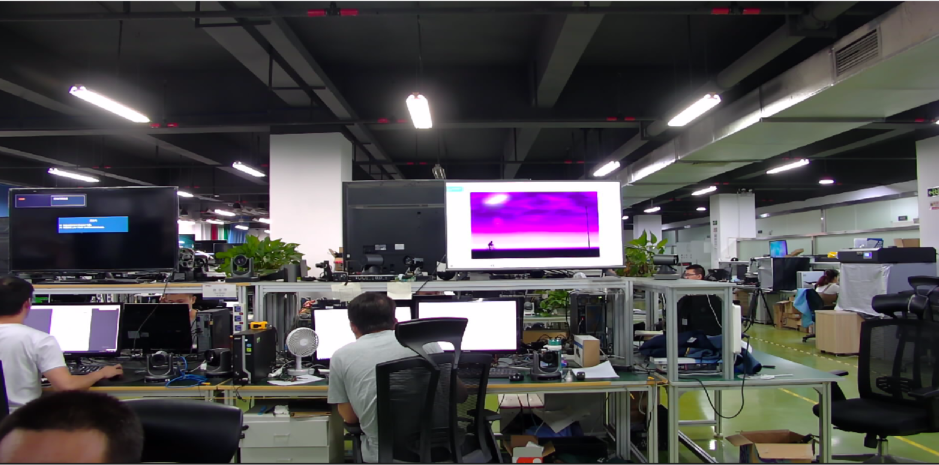
//> input picture mytracking/001.png, 1877 x 929 px (shown at 1/2 size)
$ ./pyramid 001.png   (built with g++ and OpenCV 4, the #if around main switched on)
//> lines starting //> are read from the running program, lines starting //| are printed output that depends on the picture
/*
 *@使用opencv的接口显示效果，然后实现该函数对比
 */
/*
 *@pydonw 的过程:
 *1) 这个过程是先用高斯模糊图像
 *2) 去掉偶数的行和列
 */
/*
 Robert[2][2]={
 {+1,0},
 {0,-1}}

 Robert[2][2]={
 {0,+1},
 {-1,0}
 }


 Sobel[3][3]={
 {-1,0,1},
 {-2,0,2},
 {-1,0,1}
 }

 ={
 {-1,-2,-1},
 {0,  0, 0},
 {1,  2, 1}
 }

 Laplance[3][3]={
 {0,-1, 0},
 {-1,4,-1},
 {0,-1, 0}
 }
 */
#include <opencv2/opencv.hpp>
#include <iostream>
using namespace cv;
using namespace std;

// [4 lines of commented-out code are left out]

using namespace std;
using namespace cv;

void print_img_vec2s( const Mat& img ){
    int i = 0;
    for (auto it = img.begin<short>(); it != img.end<short>(); ++it){
        i++;
        std::cout << int((*it)) << " ";
        if( i%img.cols == 0 ) cout << endl;
    }
}

#if 0

int main(int argc,char *argv[])
{
 Mat image=imread(argv[1],0);
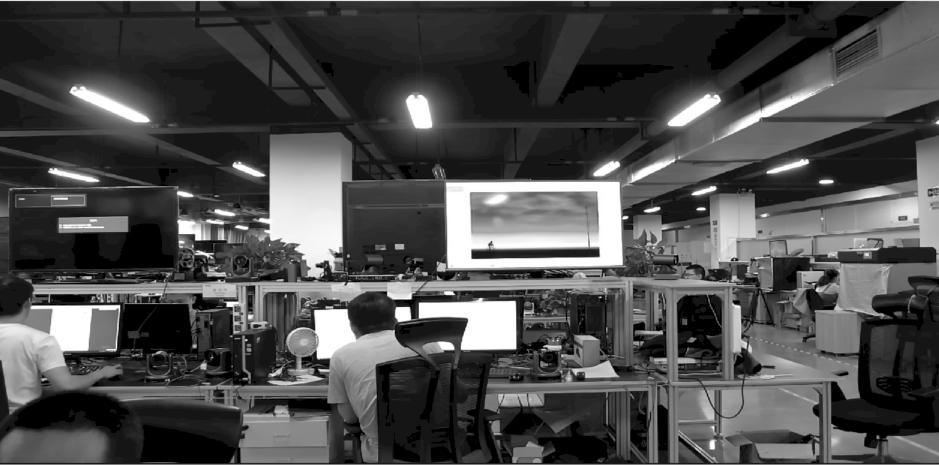
//> image: 929 rows x 1877 cols, CV_8UC1 (shown at 1/2 size); min 0, max 255, mean 75.4
 Mat imageX=Mat::zeros(image.size(),CV_16SC1);
 Mat imageY=Mat::zeros(image.size(),CV_16SC1);
 Mat imageXY=Mat::zeros(image.size(),CV_16SC1);
 Mat imageX8UC;
 Mat imageY8UC;
 Mat imageXY8UC;
 if(!image.data)
 {
  return -1;
 }
 GaussianBlur(image,image,Size(3,3),0);
 uchar *P=image.data;
 uchar *PX=imageX.data;
 uchar *PY=imageY.data;
 int step=image.step;
//> step = 1877
 int stepXY=imageX.step;
//> stepXY = 3754
 for(int i=1;i<image.rows-1;i++)
 {
  for(int j=1;j<image.cols-1;j++)
  {
   //通过指针遍历图像上每一个像素
   PX[i*imageX.step+j*(stepXY/step)]=abs(P[(i-1)*step+j+1]+P[i*step+j+1]*2+P[(i+1)*step+j+1]-P[(i-1)*step+j-1]-P[i*step+j-1]*2-P[(i+1)*step+j-1]);
   PY[i*imageX.step+j*(stepXY/step)]=abs(P[(i+1)*step+j-1]+P[(i+1)*step+j]*2+P[(i+1)*step+j+1]-P[(i-1)*step+j-1]-P[(i-1)*step+j]*2-P[(i-1)*step+j+1]);
  }
 }
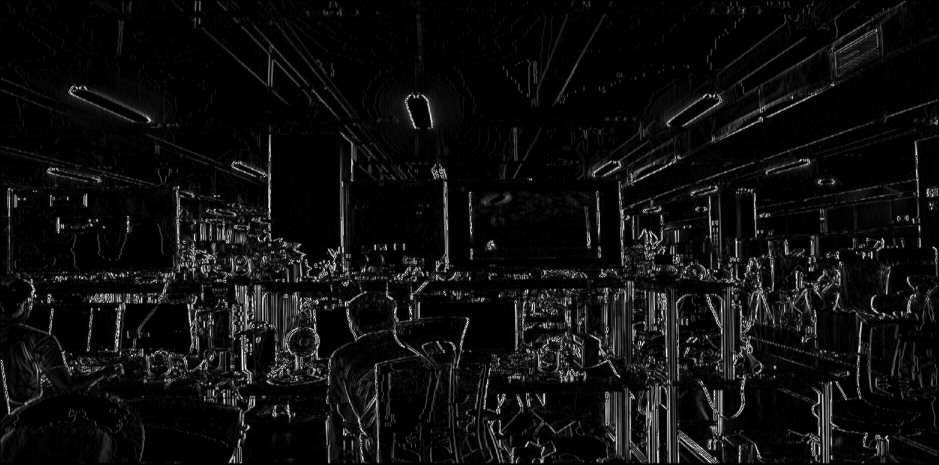
//> imageX: 929 rows x 1877 cols, CV_16SC1 (shown at 1/2 size); min 0, max 255, mean 14.6
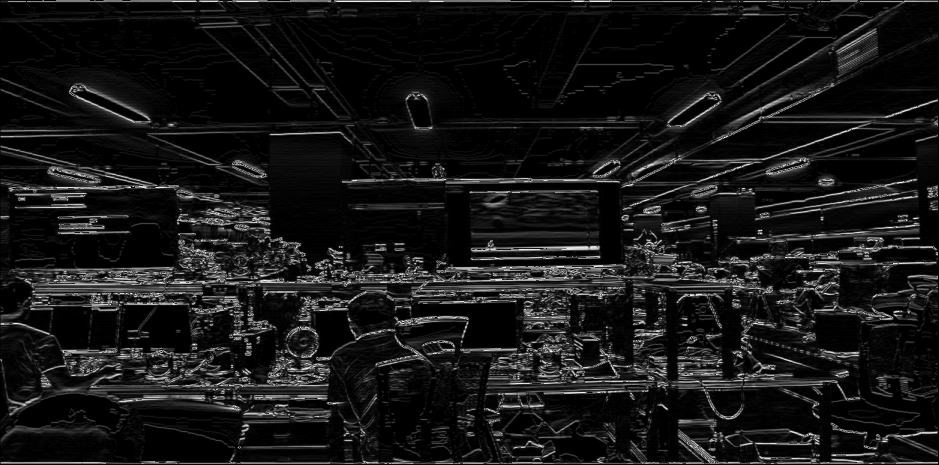
//> imageY: 929 rows x 1877 cols, CV_16SC1 (shown at 1/2 size); min 0, max 255, mean 22.8
 addWeighted(imageX,0.5,imageY,0.5,0,imageXY);//融合X、Y方向
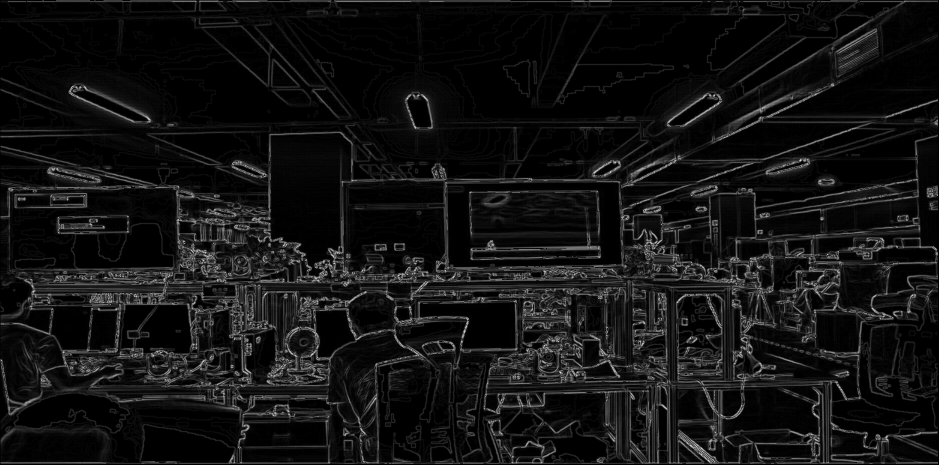
//> imageXY: 929 rows x 1877 cols, CV_16SC1 (shown at 1/2 size); min 0, max 253, mean 18.7
 convertScaleAbs(imageX,imageX8UC);
 convertScaleAbs(imageY,imageY8UC);
 convertScaleAbs(imageXY,imageXY8UC);   //转换为8bit图像

 Mat imageSobel;
 Sobel(image,imageSobel,CV_8UC1,1,1); //Opencv的Sobel函数
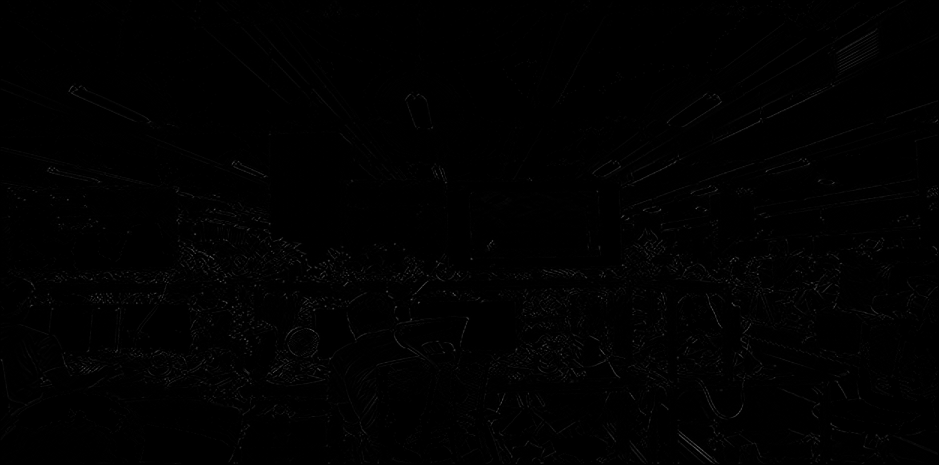
//> imageSobel: 929 rows x 1877 cols, CV_8UC1 (shown at 1/2 size); min 0, max 112, mean 1.2

 imshow("Source Image",image);
 imshow("X Direction",imageX8UC);
 imshow("Y Direction",imageY8UC);
 imshow("XY Direction",imageXY8UC);
 imshow("Opencv Soble",imageSobel);
 while( waitKey(10) != 'q' ){}
//> the 'q' key is pressed
 return 0;
}

#else
void mySoble( const Mat& src, Mat& dst ){
  if( src.type() != CV_8UC1 ){
      cout << "src type error!"<<endl;
      return;
  }
  Mat srcImg = src.clone();
  Mat imgX  = Mat::zeros( src.size(), CV_16SC1 );
  Mat imgY  = Mat::zeros( src.size(), CV_16SC1 );
  Mat imgXY  = Mat::zeros( src.size(), CV_16SC1 );
  Mat imgUx;
  Mat imgUy;
  Mat imgUxy;
  GaussianBlur( srcImg, srcImg, Size(3,3),0 );
  uchar* srcP = srcImg.data;
  uchar* X = imgX.data;
  uchar* Y = imgY.data;
  for( int i = 1; i < srcImg.rows-1; i++ ){
   for( int j = 1; j < srcImg.cols-1; j++ ){
    X[ i*imgX.step[0] + j*imgX.step[1] ] = abs(srcP[(i-1)*srcImg.step+(j-1)*(srcImg.step/srcImg.cols)]*(-1) + srcP[(i-1)*srcImg.step+(j+1)*(srcImg.step/srcImg.cols)]*(1) + srcP[(i)*srcImg.step+(j-1)*(srcImg.step/srcImg.cols)]*(-2) + srcP[(i)*srcImg.step+(j+1)*(srcImg.step/srcImg.cols)]*(2)
                                                          + srcP[(i+1)*srcImg.step+(j-1)*(srcImg.step/srcImg.cols)]*(-1) + srcP[(i+1)*srcImg.step+(j+1)*(srcImg.step/srcImg.cols)]*(1) );

    Y[ i*imgY.step[0] + j*imgY.step[1] ] = abs(srcP[(i-1)*srcImg.step+(j-1)*(srcImg.step/srcImg.cols)]*(-1) + srcP[(i-1)*srcImg.step+(j)*(srcImg.step/srcImg.cols)]*(-2) + srcP[(i-1)*srcImg.step+(j+1)*(srcImg.step/srcImg.cols)]*(-1) + srcP[(i+1)*srcImg.step+(j-1)*(srcImg.step/srcImg.cols)]*(1)
                                                         + srcP[(i+1)*srcImg.step+(j)*(srcImg.step/srcImg.cols)]*(2) + srcP[(i+1)*srcImg.step+(j+1)*(srcImg.step/srcImg.cols)]*(1) );
   }

  }
     // [4 lines of commented-out code are left out]
    addWeighted(imgX,0.5,imgX,0.5,0,imgXY);
    convertScaleAbs( imgXY, imgUxy );
    dst = imgUxy.clone();
    return;
}

template<typename T>
void prymid_( const Mat& src, Mat& dst ){
    T* srcptr          = NULL;
    T* dstptr          = NULL;

    int cn = src.channels();
    dst.create( src.rows/2, src.cols/2, src.type() );
    Mat temp = src.clone();
    GaussianBlur(temp,temp,Size(3,3),0);

    dstptr = (T*)dst.data;

    for(  int i = 0; i < src.rows; i += 2 ){
      for( int j = 0; j < src.cols; j += 2 ){
        srcptr = (T*)src.data + i*src.step[0] + j*src.step[1];
        switch( cn ){
          case 1:
            dstptr[0] = srcptr[0];
          break;

          case 2:
            dstptr[0] = srcptr[0];

            dstptr[1] = srcptr[1];
          break;

          case 3:
            dstptr[0] = srcptr[0];

            dstptr[1] = srcptr[1];

            dstptr[2] = srcptr[2];
          break;
        }
      }
    }

    return;

}

void myprymid( const Mat& src, Mat& dst ){
 void (*func)(  const Mat& src, Mat& dst  ) = NULL;
 switch( src.depth() ){
  case CV_8U:
      func = prymid_<uchar>;
  break;

  case CV_16U:
     func = prymid_<ushort>;
  break;
 }
 func( src, dst );
}

int main( int argc, char*argv[] ){
    Mat srcImage = imread( "./001.png", IMREAD_COLOR  ); //read as BGR
    if( srcImage.empty() ){
        cout << "read img error!!"<<endl;
        exit(1);
    }
    Mat oppyr1, oppyr2, oppyr3;

    Mat mm( 4, 4, CV_8UC3, Scalar_<uchar>(1,2,3) );
    Mat mmdst;
    myprymid( mm, mmdst );
    pyrDown( srcImage, oppyr1 );
    // imshow("pyr1",oppyr1);
    Mat prop( 4,5,CV_16UC3, Scalar(1,2,3) );
    pyrDown( oppyr1, oppyr2 );
    imshow("pyr2", oppyr2);
    Mat src_gray, grad_x, grad_y, dst;
    cvtColor( oppyr2, src_gray, COLOR_BGR2GRAY );
    mySoble( src_gray, dst );
    print_img_vec2s(dst);
    imshow("mysobel", dst);
    // Sobel( src_gray, grad_x,  )
    // pyrDown( oppyr2, oppyr3 );
    // imshow("pyr3", oppyr3);
    while( waitKey(100) != 'q' ){}
    return 0;
}

#endif

$ run again, with mytracking/002.png copied over mytracking/001.png
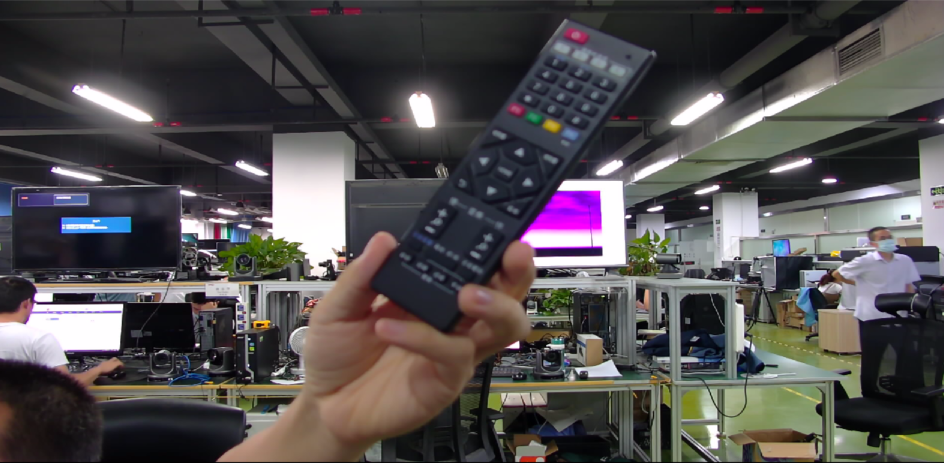
//> input picture mytracking/002.png, 1887 x 925 px (shown at 1/2 size)
//> after the loop `for(int i=1;i<image.rows-1;i++)`:
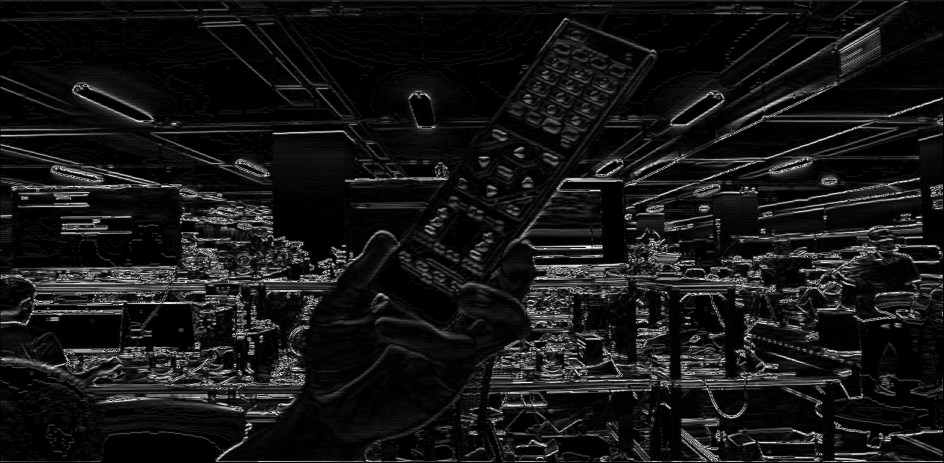
//> imageY: 925 rows x 1887 cols, CV_16SC1 (shown at 1/2 size); min 0, max 255, mean 22.1
//> `addWeighted(imageX,0.5,imageY,0.5,0,imageXY);`:
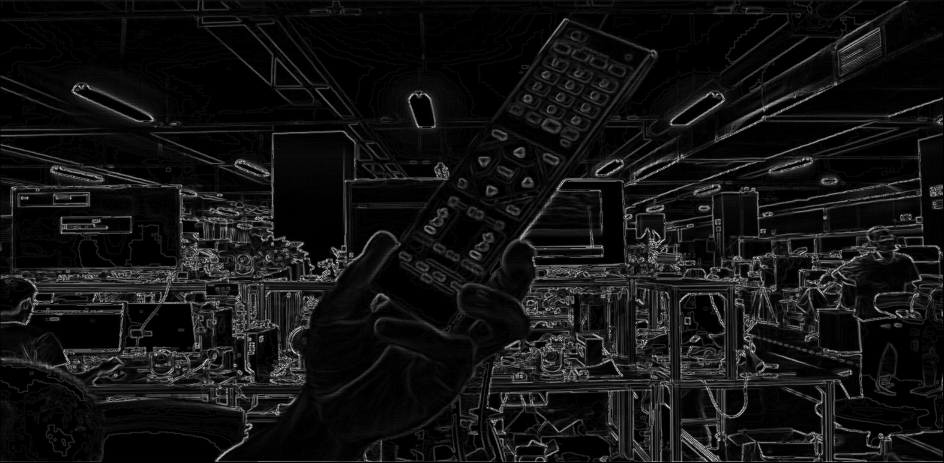
//> imageXY: 925 rows x 1887 cols, CV_16SC1 (shown at 1/2 size); min 0, max 253, mean 18.5

$ run again, with mytracking/003.png copied over mytracking/001.png
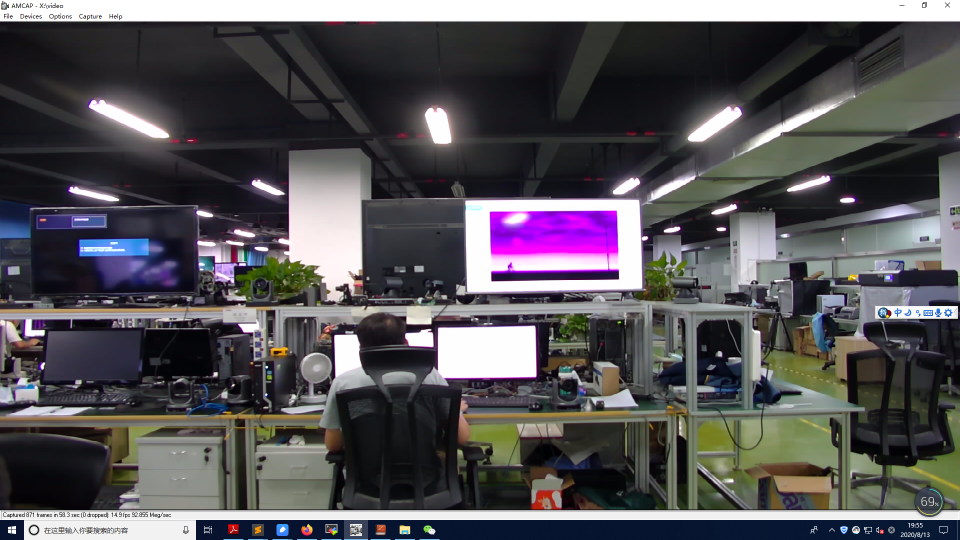
//> input picture mytracking/003.png, 1920 x 1080 px (shown at 1/2 size)
//> after the loop `for(int i=1;i<image.rows-1;i++)`:
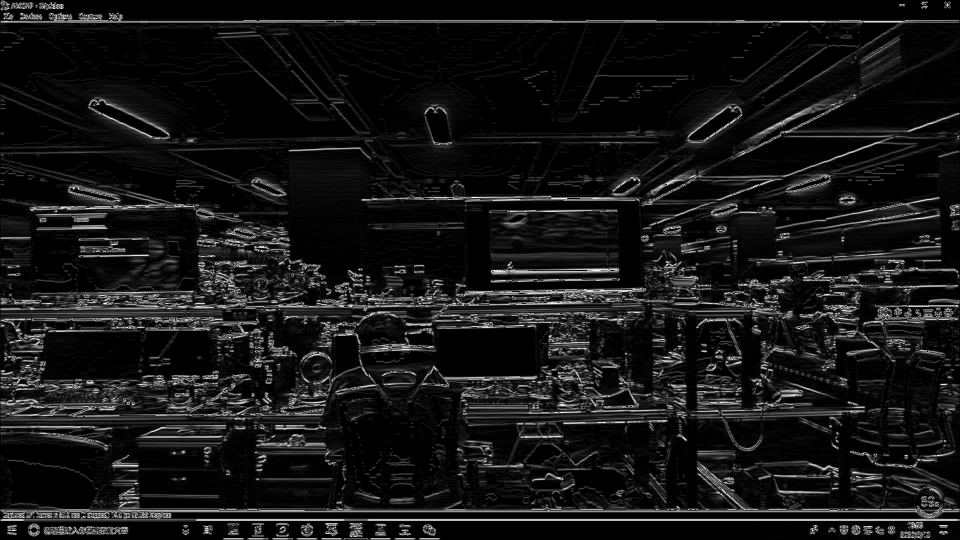
//> imageY: 1080 rows x 1920 cols, CV_16SC1 (shown at 1/2 size); min 0, max 255, mean 21.9
//> `Sobel(image,imageSobel,CV_8UC1,1,1);`:
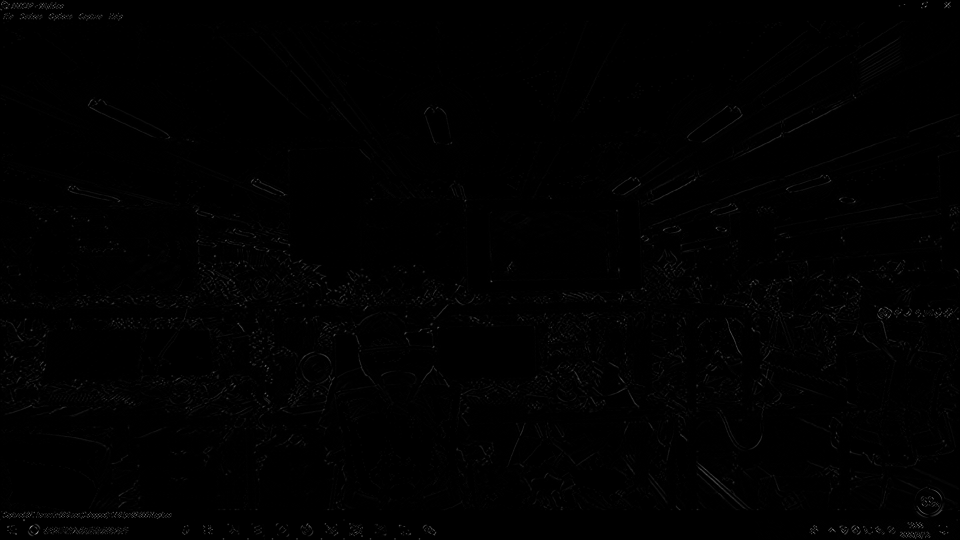
//> imageSobel: 1080 rows x 1920 cols, CV_8UC1 (shown at 1/2 size); min 0, max 235, mean 1.2
